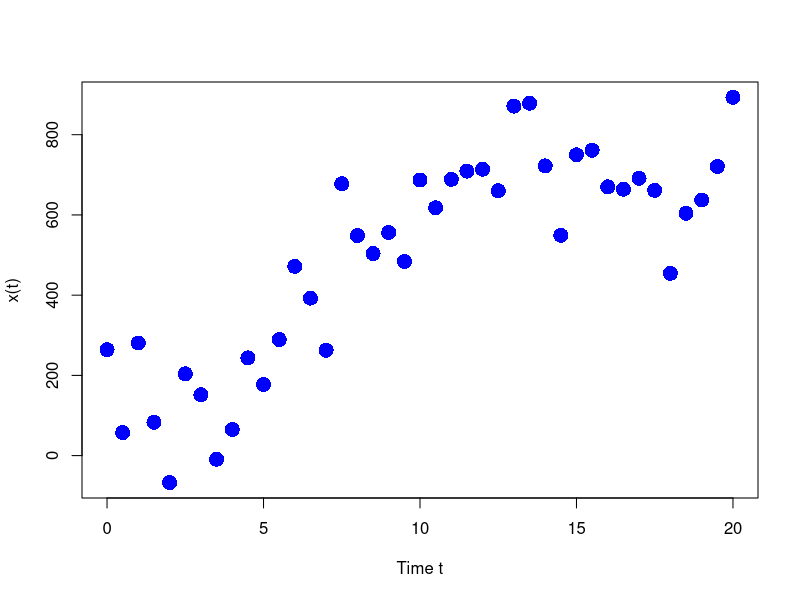

Reproduce this figure in R. (Note: this script raises an error after producing the figure.)
rm(list = ls()); ## clear memory
library(deSolve)
library(graphics)
##### Mathematical model
logistic.model = function(t,x,paras){
  ## model parameters
  r = paras[1];
  K = paras[2];
  ## model equation
  xdot = r*x*(1-(x/K));
  return(list(xdot))
}
#### True parameter values
r0 = 5e-1;
K0 = 7e+2;
true.param.vector = c(r0,K0)
### True data without noise
timevalues0 = seq(0,20,by=0.5)
IC.true = 30;
xtrue = lsoda(y=IC.true, times=timevalues0,func=logistic.model,parms=true.param.vector)
### Synthetic data
tvals = timevalues0
xvals = xtrue[,2] + rnorm(length(timevalues0),mean=0,sd=100) 
xvals1 = xvals
matplot(tvals,xvals,col="blue",pch=16,cex=2, xlab="Time t",ylab="x(t)")

### Sum of squared residuals
fit.ols = function(p){
  time.grid.fine = seq(tvals[1],tvals[length(tvals)],by=1e-2)
  out = lsoda(y=IC.true,times=time.grid.fine,func=logistic.model,parms=p);
  if(is.nan(out) || length(out[,2]) < length(time.grid.fine)){
    sum.squared.residuals = 1e+100
  }else{
    f.model = approx(time.grid.fine,out[,2],tvals)$y
    sum.squared.residuals = sum((f.model -xvals)^2)
  }
  return(sum.squared.residuals)
}

### Optimization: minimizing sum of square residuals
initial.guess = c(0.25,350) ## initial guess
LowerBounds = c(0,300)
UpperBounds = c(1,1000)
fit.optim1 = optim(par=initial.guess,fn=fit.ols,method="L-BFGS-B",
                   lower=LowerBounds,upper=UpperBounds)
parameter.estimates1 <- fit.optim1$par

numsolBestFit = lsoda(y=IC.true,times=tvals,
                      func=logistic.model,parms=parameter.estimates1)
scaling.fac =  sqrt(length(xvals)/(length(xvals)-length(parameter.estimates1)))
std.res = scaling.fac*(xvals - numsolBestFit[,2])


number.bootstrap.samples = 20
boostrap.matrix = matrix(nrow = number.bootstrap.samples,ncol = length(parameter.estimates1))
boostrap.samplepoints.matrix = matrix(nrow = length(tvals),ncol = number.bootstrap.samples)
for(m in seq(1,number.bootstrap.samples,by=1)){
  xvals = numsolBestFit[,2] + sample(std.res,replace = TRUE) ## over-write xvals with bootstrap sample points
  fit.logistic.bootstrap = optim(par=initial.guess,fn=fit.ols,method="L-BFGS-B",
                                 lower=LowerBounds,upper=UpperBounds)
  boostrap.matrix[m,] = fit.logistic.bootstrap$par
  bestfit.sol.bootstrap = lsoda(y=IC.true,times = tvals,
                                func = logistic.model,
                                parms = fit.logistic.bootstrap$par)
  boostrap.samplepoints.matrix[,m] = bestfit.sol.bootstrap[,2]
}

matplot(tvals,boostrap.samplepoints.matrix,type="l",col="gray",lty=1,
        xlab="Time t",ylab="x(t)")

true.param.vector
estimates.bootstrap = parameter.estimates1
for(k in 1:dim(boostrap.matrix)[2]){
  estimates.bootstrap[k] = mean(boostrap.matrix[,k])
}
estimates.bootstrap
c.matrix = cov(boostrap.matrix)
sqrt(diag(c.matrix))
points(tvals,xvals1,col="blue",pch=16,cex=2)
